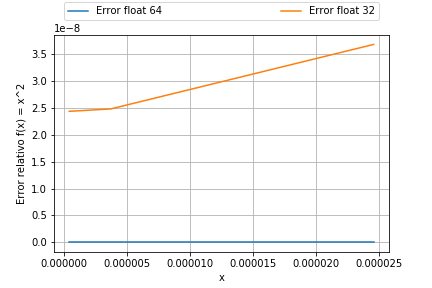

Write Python code to recreate this figure.
#!/usr/bin/env python2
# -*- coding: utf-8 -*-
"""
Created on Mon Aug  6 12:03:47 2018

@author: jaimecontardo
"""

import scipy as sp
import matplotlib.pylab as plt

x = [2.46*(10**-5), 3.73*(10**-6), 4.32*(10**-7)]
N = len(x)

#Resultados exactos de x*2
resultados_exactos = [0.00000000060516, 0.0000000000139129, 0.000000000000186624]

#Resultados para float 64
resultados_float_64 = []
for i in x:
    x_64=sp.float64(i**2)
    resultados_float_64.append(x_64)
    

#Resultados para float 32
resultados_float_32 = []
for i in x:
    x_32=sp.float32(i**2)
    resultados_float_32.append(x_32)

#Calculo de errores
error_float64 = []
error_float32 = []

i = 0
while i < N:
    error_float64.append((abs(resultados_float_64[i] - resultados_exactos[i]))/resultados_exactos[i])
    error_float32.append((abs(resultados_float_32[i] - resultados_exactos[i]))/resultados_exactos[i])
    i+=1


#Resultados por consola

print "\n"
print "Valores exactos: ", resultados_exactos, "\n"
print "Valores float 64: \n", resultados_float_64, "\n"
print "Errores float 64: \n",error_float64, "\n"
print "Valores float 32: \n", resultados_float_32, "\n"
print "Errores float 32: \n",error_float32, "\n"


#Ploteo errores
plt.figure(1)
plt.plot(x,error_float64, label="Error float 64" )
plt.plot(x,error_float32, label="Error float 32" )

plt.xlabel("x")
plt.ylabel("Error relativo f(x) = x^2")
plt.grid(True)
plt.legend(bbox_to_anchor=(0., 1.02, 1., .102), loc=3,
           ncol=2, mode="expand", borderaxespad=1.)

plt.savefig("loss-of-significance.png")

plt.show()
